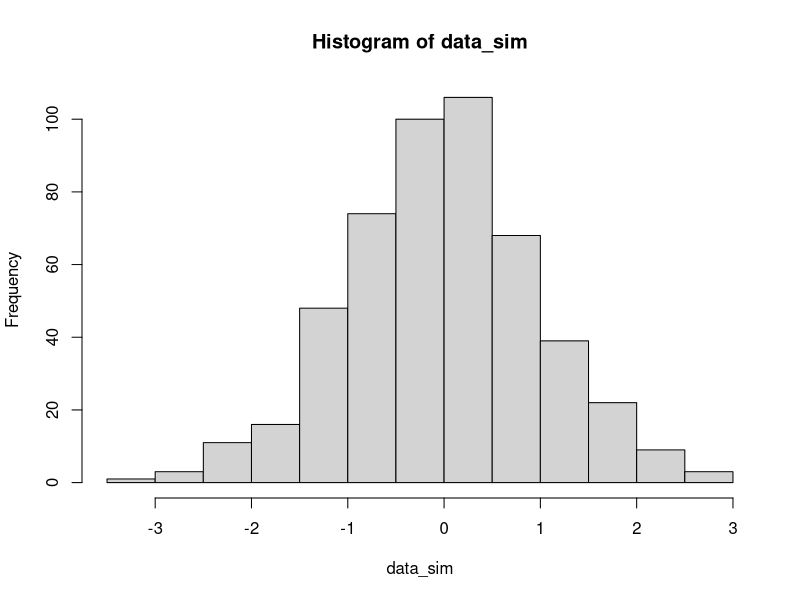

Write the R code that produced this figure.
## ---- chunk 1
n <- 500
data_sim <- rnorm(n, 0 , 1)
hist(data_sim)
